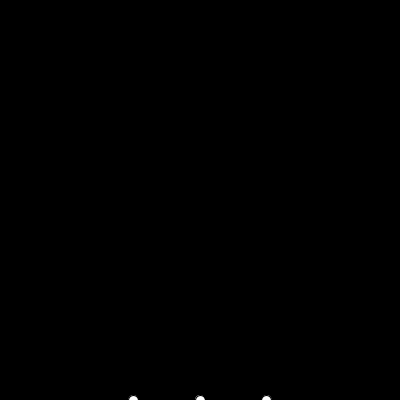
Frame 1 (no input)
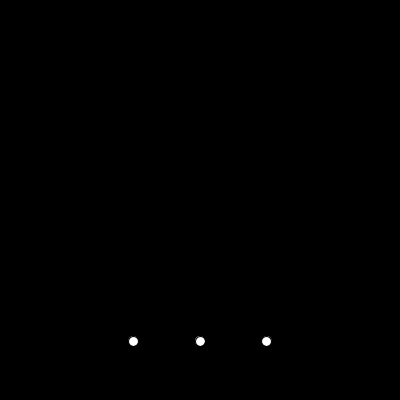
Frame 60 (the mouse pressed at the canvas centre just before this capture)
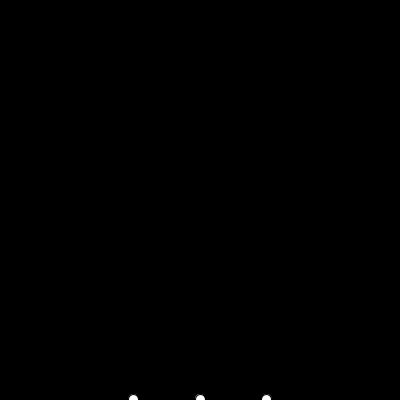
Frame 120 (the mouse held since frame 60 and released just before this capture)

The Processing sketch that drew these frames (run headless with seeded random() and noise(); from frame 60 on, the mouse is pressed at the canvas centre):

// Processing sketch: Task_2
// ── Task_2.pde
float startingHeight;
float currentHeight;
float radius;
int change = 0;

void setup() {
 size(400,400);
 startingHeight = height;
 currentHeight = startingHeight;
 radius = 10;
}

void draw() {
 background(0);
 ellipse(width/2.0, currentHeight, radius, radius);
 ellipse(2*width/3.0, currentHeight, radius, radius);
 ellipse(width/3.0, currentHeight, radius, radius);
 if (change == 0) {
   currentHeight = currentHeight - radius/10.0; 
 } else if (change == 1) {
   currentHeight = currentHeight + radius/10.0;
 }
 if (currentHeight < 0) {
   currentHeight = startingHeight;
 } else if (currentHeight > height) {
   currentHeight = 0;
 }
}
void mousePressed(){
 change = 1;
}
void mouseReleased(){
 change = 0;
}
